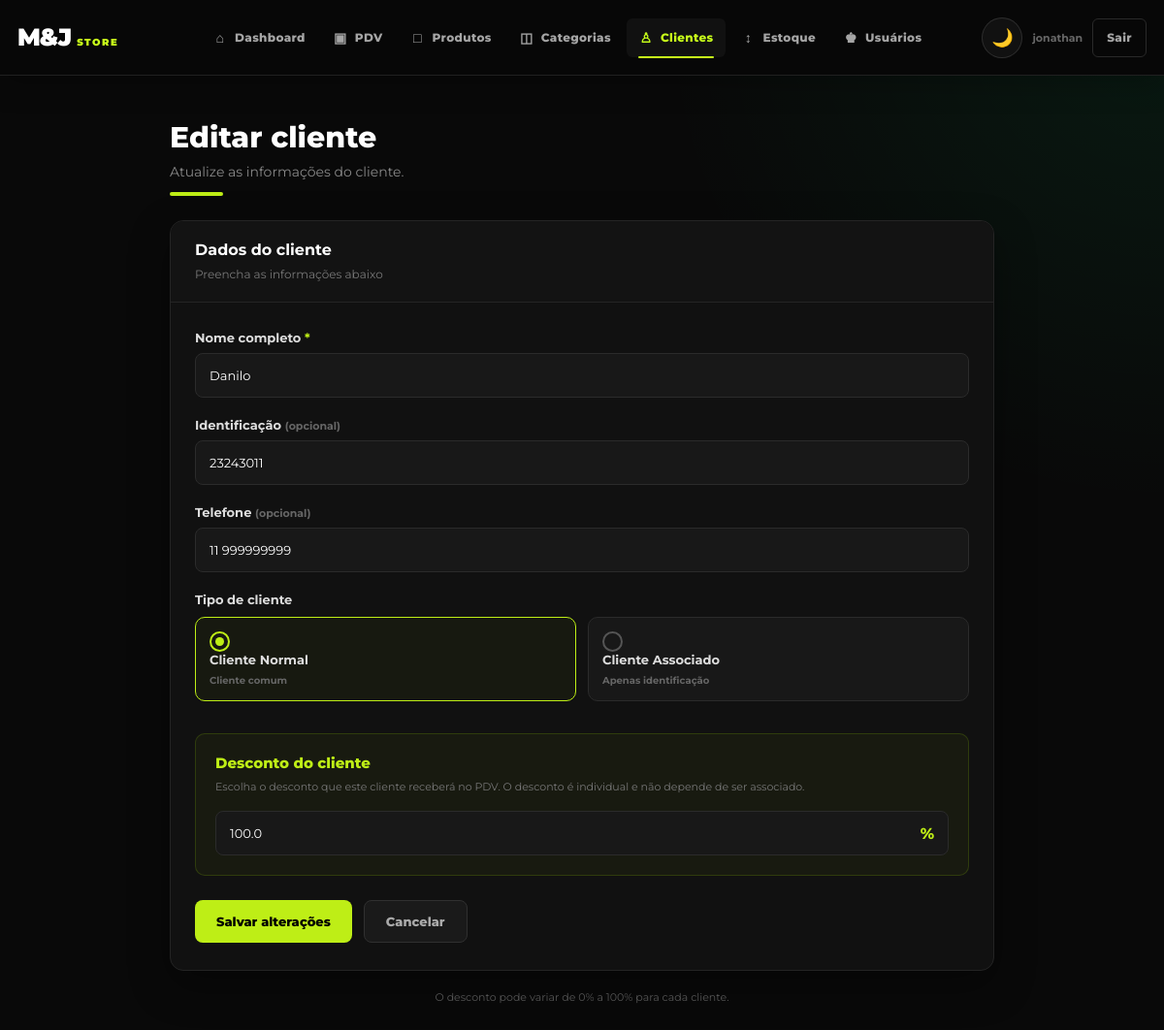
Page /clientes/4/editar (signed in) on the earlier database version.
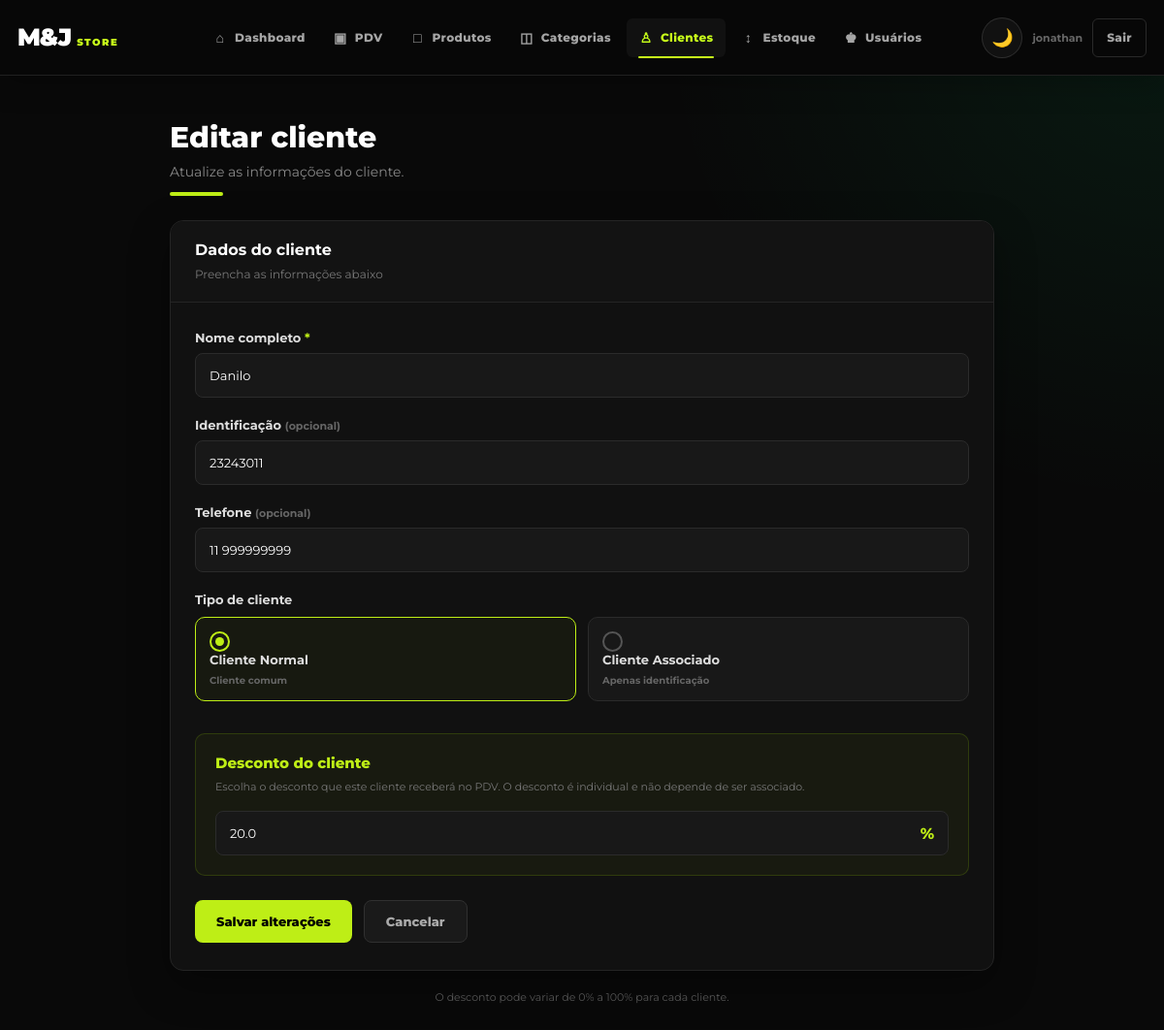
Same page on the later database version.
### app/models/cliente.py (models this page shows)
class Cliente(Base):
    __tablename__ = "clientes"
    id = Column(
        Integer,
        primary_key=True,
        index=True
    )
    nome = Column(
        String(150),
        nullable=False
    )
    matricula = Column(
        String(100),
        unique=True,
        nullable=True
    )
    telefone = Column(
        String(30),
        nullable=True
    )
    is_associado = Column(
        Boolean,
        default=False,
        nullable=False
    )
    ativo = Column(
        Boolean,
        default=True,
        nullable=False
    )
    desconto_percentual = Column(
        Float,
        default=0.0,
        nullable=False
    )
    criado_em = Column(
        DateTime,
        server_default=func.now(),
        nullable=False
    )
    vendas = relationship(
        "Venda",
        back_populates="cliente"
    )

### app/controllers/clientes_controller.py (the view)
@router.get("/{cliente_id}/editar")
def form_editar(
    cliente_id: int,
    request: Request,
    db: Session = Depends(get_db),
    admin=Depends(get_admin)
):
    cliente = (
        db.query(Cliente)
        .filter(
            Cliente.id == cliente_id
        )
        .first()
    )
    if not cliente:
        return RedirectResponse(
            url="/clientes?erro=nao_encontrado",
            status_code=303
        )
    return templates.TemplateResponse(
        request=request,
        name="clientes/form.html",
        context={
            "request": request,
            "usuario": admin,
            "editando": cliente
        }
    )

### app/templates/clientes/form.html (shortened to what the changed rows need)
<!DOCTYPE html>
<html lang="pt-br">
<head>
    <link
        rel="stylesheet"
        href="/static/css/navbar.css"
    >
</head>
<body>
    <main class="container">
        <div class="topo">
            <h1>
                {{
                    "Editar cliente"
                    if editando
                    else
                    "Novo cliente"
                }}
            </h1>
        </div>
        <section class="form-card">
            <div class="card-topo">
                <h2>
                    Dados do cliente
                </h2>
            </div>
            <form
                class="formulario"
                action="{{
                    '/clientes/' +
                    editando.id|string +
                    '/editar'
                    if editando
                    else
                    '/clientes/novo'
                }}"
                method="post"
            >
                <div class="campo">
                    <label for="nome">
                        Nome completo
                        <span class="obrigatorio">
                        </span>
                    </label>
                    <input
                        type="text"
                        id="nome"
                        name="nome"
                        required
                        autofocus
                        placeholder="Digite o nome completo"
                        value="{{
                            editando.nome
                            if editando
                            else
                            (valores.nome
                            if valores
                            else '')
                        }}"
                    >
                </div>
                <div class="campo">
                    <label for="matricula">
                        Identificação
                        <span class="opcional">
                        </span>
                    </label>
                    <input
                        type="text"
                        id="matricula"
                        name="matricula"
                        placeholder="Digite uma identificação"
                        value="{{
                            editando.matricula
                            if editando
                            else
                            (valores.matricula
                            if valores
                            else '')
                        }}"
                    >
                </div>
                <div class="campo">
                    <label for="telefone">
                        Telefone
                        <span class="opcional">
                        </span>
                    </label>
                    <input
                        type="text"
                        id="telefone"
                        name="telefone"
                        placeholder="Ex: (11) 99999-9999"
                        value="{{
                            editando.telefone
                            if editando
                            else
                            (valores.telefone
                            if valores
                            else '')
                        }}"
                    >
                </div>
                <div class="desconto-box">
                    <div class="desconto-input">
                        <input
                            type="number"
                            id="desconto_percentual"
                            name="desconto_percentual"
                            min="0"
                            max="100"
                            step="0.01"
                            required
                            placeholder="0"
                            value="{{
                                editando.desconto_percentual
                                if editando
                                else
                                (
                                    valores.desconto_percentual
                                    if valores
                                    else
                                    0
                                )
                            }}"
                        >
                        <span class="porcentagem">
                            %
                        </span>
                    </div>
                </div>
            </form>
        </section>
    </main>
</body>
</html>

Differences in the rows shown:
changed Cliente "Danilo": desconto_percentual "100.0" → "20.0"
